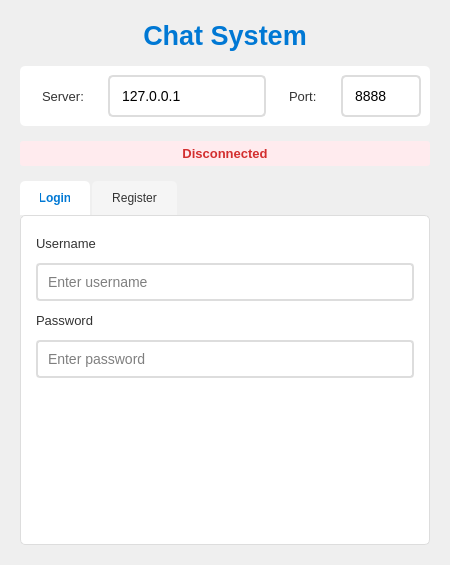
<?xml version="1.0" encoding="UTF-8"?>
<ui version="4.0">
 <class>LoginDialog</class>
 <widget class="QDialog" name="LoginDialog">
  <property name="geometry">
   <rect>
    <x>0</x>
    <y>0</y>
    <width>450</width>
    <height>520</height>
   </rect>
  </property>
  <property name="windowTitle">
   <string>Login/Register</string>
  </property>
  <property name="styleSheet">
   <string notr="true">QDialog {
    background: qlineargradient(x1:0, y1:0, x2:0, y2:1,
        stop:0 #f0f0f0, stop:1 #e0e0e0);
}

QTabWidget::pane {
    border: 1px solid #ddd;
    background: white;
    border-radius: 5px;
}

QTabBar::tab {
    background: #f5f5f5;
    color: #333;
    padding: 10px 20px;
    margin-right: 2px;
    border-top-left-radius: 5px;
    border-top-right-radius: 5px;
}

QTabBar::tab:selected {
    background: white;
    color: #0078d4;
    font-weight: bold;
}

QLineEdit {
    padding: 8px;
    border: 2px solid #ddd;
    border-radius: 4px;
    font-size: 14px;
    background: white;
}

QLineEdit:focus {
    border-color: #0078d4;
    background: #fafafa;
}

QPushButton {
    background: qlineargradient(x1:0, y1:0, x2:0, y2:1,
        stop:0 #0078d4, stop:1 #005a9e);
    color: white;
    border: none;
    padding: 10px;
    border-radius: 5px;
    font-size: 14px;
    font-weight: bold;
    min-height: 35px;
}

QPushButton:hover {
    background: qlineargradient(x1:0, y1:0, x2:0, y2:1,
        stop:0 #1084e4, stop:1 #006ab8);
}

QPushButton:pressed {
    background: qlineargradient(x1:0, y1:0, x2:0, y2:1,
        stop:0 #005a9e, stop:1 #004080);
}

QPushButton:disabled {
    background: #ccc;
    color: #666;
}

QLabel {
    color: #333;
    font-size: 13px;
}</string>
  </property>
  <layout class="QVBoxLayout" name="verticalLayout">
   <property name="spacing">
    <number>15</number>
   </property>
   <property name="leftMargin">
    <number>20</number>
   </property>
   <property name="topMargin">
    <number>20</number>
   </property>
   <property name="rightMargin">
    <number>20</number>
   </property>
   <property name="bottomMargin">
    <number>20</number>
   </property>
   <item>
    <widget class="QLabel" name="titleLabel">
     <property name="text">
      <string>Chat System</string>
     </property>
     <property name="alignment">
      <set>Qt::AlignCenter</set>
     </property>
     <property name="styleSheet">
      <string notr="true">QLabel {
    font-size: 20pt;
    font-weight: 600;
    color: #0078d4;
}</string>
     </property>
    </widget>
   </item>
   <item>
    <widget class="QWidget" name="serverWidget" native="true">
     <property name="styleSheet">
      <string notr="true">QWidget {
    background: white;
    border-radius: 5px;
    padding: 10px;
}</string>
     </property>
     <layout class="QHBoxLayout" name="horizontalLayout">
      <property name="spacing">
       <number>10</number>
      </property>
      <item>
       <widget class="QLabel" name="serverLabel">
        <property name="text">
         <string>Server:</string>
        </property>
        <property name="minimumSize">
         <size>
          <width>60</width>
          <height>0</height>
         </size>
        </property>
       </widget>
      </item>
      <item>
       <widget class="QLineEdit" name="serverEdit">
        <property name="text">
         <string>127.0.0.1</string>
        </property>
       </widget>
      </item>
      <item>
       <widget class="QLabel" name="portLabel">
        <property name="text">
         <string>Port:</string>
        </property>
        <property name="minimumSize">
         <size>
          <width>40</width>
          <height>0</height>
         </size>
        </property>
       </widget>
      </item>
      <item>
       <widget class="QLineEdit" name="portEdit">
        <property name="maximumSize">
         <size>
          <width>80</width>
          <height>16777215</height>
         </size>
        </property>
        <property name="text">
         <string>8888</string>
        </property>
       </widget>
      </item>
     </layout>
    </widget>
   </item>
   <item>
    <widget class="QLabel" name="statusLabel">
     <property name="text">
      <string>Disconnected</string>
     </property>
     <property name="alignment">
      <set>Qt::AlignCenter</set>
     </property>
     <property name="styleSheet">
      <string notr="true">QLabel {
    color: #d32f2f;
    font-weight: bold;
    padding: 5px;
    background: #ffebee;
    border-radius: 3px;
}</string>
     </property>
    </widget>
   </item>
   <item>
    <widget class="QTabWidget" name="tabWidget">
     <property name="currentIndex">
      <number>0</number>
     </property>
     <widget class="QWidget" name="loginTab">
      <attribute name="title">
       <string>Login</string>
      </attribute>
      <layout class="QVBoxLayout" name="verticalLayout_2">
       <property name="spacing">
        <number>12</number>
       </property>
       <property name="leftMargin">
        <number>15</number>
       </property>
       <property name="topMargin">
        <number>20</number>
       </property>
       <property name="rightMargin">
        <number>15</number>
       </property>
       <property name="bottomMargin">
        <number>20</number>
       </property>
       <item>
        <widget class="QLabel" name="label">
         <property name="text">
          <string>Username</string>
         </property>
        </widget>
       </item>
       <item>
        <widget class="QLineEdit" name="loginUsernameEdit">
         <property name="placeholderText">
          <string>Enter username</string>
         </property>
        </widget>
       </item>
       <item>
        <widget class="QLabel" name="label_2">
         <property name="text">
          <string>Password</string>
         </property>
        </widget>
       </item>
       <item>
        <widget class="QLineEdit" name="loginPasswordEdit">
         <property name="echoMode">
          <enum>QLineEdit::Password</enum>
         </property>
         <property name="placeholderText">
          <string>Enter password</string>
         </property>
        </widget>
       </item>
       <item>
        <spacer name="verticalSpacer">
         <property name="orientation">
          <enum>Qt::Vertical</enum>
         </property>
         <property name="sizeHint" stdset="0">
          <size>
           <width>20</width>
           <height>30</height>
          </size>
         </property>
        </spacer>
      </item>
       <item>
        <widget class="QPushButton" name="loginButton">
         <property name="text">
          <string>Login</string>
         </property>
        </widget>
       </item>
      </layout>
     </widget>
     <widget class="QWidget" name="registerTab">
      <attribute name="title">
       <string>Register</string>
      </attribute>
      <layout class="QVBoxLayout" name="verticalLayout_3">
       <property name="spacing">
        <number>12</number>
       </property>
       <property name="leftMargin">
        <number>15</number>
       </property>
       <property name="topMargin">
        <number>20</number>
       </property>
       <property name="rightMargin">
        <number>15</number>
       </property>
       <property name="bottomMargin">
        <number>20</number>
       </property>
       <item>
        <widget class="QLabel" name="label_3">
         <property name="text">
          <string>Username</string>
         </property>
        </widget>
       </item>
       <item>
        <widget class="QLineEdit" name="registerUsernameEdit">
         <property name="placeholderText">
          <string>Enter username</string>
         </property>
        </widget>
       </item>
       <item>
        <widget class="QLabel" name="label_4">
         <property name="text">
          <string>Password</string>
         </property>
        </widget>
       </item>
       <item>
        <widget class="QLineEdit" name="registerPasswordEdit">
         <property name="echoMode">
          <enum>QLineEdit::Password</enum>
         </property>
         <property name="placeholderText">
          <string>Enter password (min 6 chars)</string>
         </property>
        </widget>
       </item>
       <item>
        <widget class="QLabel" name="label_5">
         <property name="text">
          <string>Nickname</string>
         </property>
        </widget>
       </item>
       <item>
        <widget class="QLineEdit" name="registerNicknameEdit">
         <property name="placeholderText">
          <string>Enter nickname</string>
         </property>
        </widget>
       </item>
       <item>
        <spacer name="verticalSpacer_2">
         <property name="orientation">
          <enum>Qt::Vertical</enum>
         </property>
         <property name="sizeHint" stdset="0">
          <size>
           <width>20</width>
           <height>20</height>
          </size>
         </property>
        </spacer>
      </item>
       <item>
        <widget class="QPushButton" name="registerButton">
         <property name="text">
          <string>Register</string>
         </property>
        </widget>
       </item>
      </layout>
     </widget>
    </widget>
   </item>
  </layout>
 </widget>
 <resources/>
 <connections/>
</ui>
